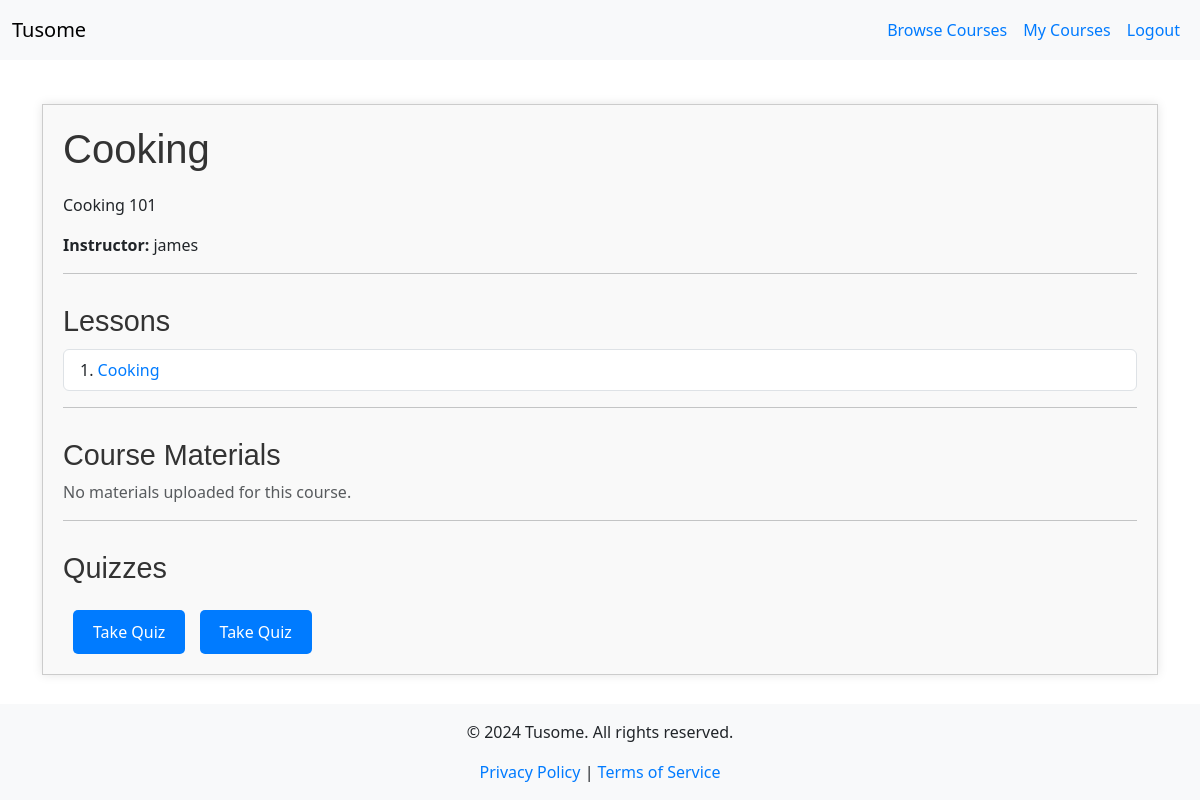
/course/1 (signed in), run on the app's committed database.
### models.py (models this page shows, shortened)
class Course(db.Model):
    id = db.Column(db.Integer, primary_key=True)
    title = db.Column(db.String(200), nullable=False)
    description = db.Column(db.Text, nullable=False)
    is_featured = db.Column(db.Boolean, default=False)
    instructor_id = db.Column(db.Integer, db.ForeignKey('instructor.id'), nullable=False)
    instructor = db.relationship('Instructor', back_populates='courses')
    lessons = db.relationship('Lesson', back_populates='course', lazy=True)
    quizzes = db.relationship('Quiz', back_populates='course', lazy=True)
    materials = db.relationship('CourseMaterial', back_populates='course', lazy=True)
    enrollments = db.relationship('Enrollment', back_populates='course', lazy=True)
    submissions = db.relationship('Submission', back_populates='course', lazy=True)

class User(UserMixin, db.Model):
    id = db.Column(db.Integer, primary_key=True)
    username = db.Column(db.String(150), unique=True, nullable=False)
    password = db.Column(db.String(150), nullable=False)
    role = db.Column(db.Enum(RoleEnum), nullable=False)  # Using Enum for roles
    instructor = db.relationship('Instructor', back_populates='user', uselist=False)
    student = db.relationship('Student', back_populates='user', uselist=False)

class Lesson(db.Model):
    id = db.Column(db.Integer, primary_key=True)
    title = db.Column(db.String(200), nullable=False)
    content = db.Column(db.Text, nullable=False)
    slug = db.Column(db.String(100), unique=True, nullable=False)  # Use this for the URL
    course_id = db.Column(db.Integer, db.ForeignKey('course.id'), nullable=False)
    course = db.relationship('Course', back_populates='lessons')

class Quiz(db.Model):
    id = db.Column(db.Integer, primary_key=True)
    course_id = db.Column(db.Integer, db.ForeignKey('course.id'), nullable=False)
    title = db.Column(db.String(200), nullable=False)
    status = db.Column(db.String(20), nullable=False)
    course = db.relationship('Course', back_populates='quizzes')
    questions = db.relationship('Question', back_populates='quiz', lazy=True)
    quiz_submissions = db.relationship('QuizSubmission', back_populates='quiz', lazy=True)

### app.py (the view, shortened to what this page needs)
@app.route('/course/<int:course_id>')
@login_required
def course_details(course_id):
    course = Course.query.get_or_404(course_id)
    if current_user.role == RoleEnum.STUDENT:
        enrollment = Enrollment.query.filter_by(student_id=current_user.student.id, course_id=course_id).first()
        if not enrollment:
            flash('You are not enrolled in this course.', 'danger')
            return redirect(url_for('browse_courses'))
        lessons = course.lessons
        materials = course.materials
        quizzes = course.quizzes
        return render_template('course_details.html', course=course, lessons=lessons, materials=materials, quizzes=quizzes)
    else:
        flash('Access denied.', 'danger')
        abort(403)

### app.py (called while the page is built)
@app.context_processor
def inject_current_year():
    return {'current_year': datetime.utcnow().year}

@login_manager.user_loader
def load_user(user_id):
    return User.query.get(int(user_id))

@app.context_processor
def inject_roleenum():
    return dict(RoleEnum=RoleEnum)

### templates/course_details.html (shortened to what this page needs)
{% extends "base.html" %}
{% block content %}
<div class="course-container">
    <h2>{{ course.title }}</h2>
    <p>{{ course.description }}</p>
    <p><strong>Instructor:</strong> {{ course.instructor.user.username }}</p>
    <hr>
    <h3>Lessons</h3>
    {% if course.lessons %}
      <ul class="list-group">
        {% for lesson in course.lessons %}
          <li class="list-group-item d-flex justify-content-between align-items-center">
            <span>{{ loop.index }}. <a href="{{ url_for('lesson_detail', slug=lesson.slug) }}">{{ lesson.title }}</a></span>
          </li>
        {% endfor %}
      </ul>
    {% else %}
      <p class="text-muted">No lessons available for this course.</p>
    {% endif %}
    <hr>
    <h3>Course Materials</h3>
    {% if materials %}
      <ul class="list-group">
        {% for material in materials %}
          <li class="list-group-item d-flex justify-content-between align-items-center">
            <span>{{ material.filename }} ({{ material.size }} KB)</span>
            <a href="{{ url_for('download_material', material_id=material.id) }}" class="btn btn-secondary btn-sm">Download</a>
          </li>
        {% endfor %}
      </ul>
    {% else %}
      <p class="text-muted">No materials uploaded for this course.</p>
    {% endif %}
    <hr>
    <h3>Quizzes</h3>
    {% if current_user.is_authenticated and current_user.role == RoleEnum.STUDENT %}
      {% for quiz in quizzes %}
          <a href="{{ url_for('take_quiz', course_id=course.id, quiz_id=quiz.id) }}" class="btn btn-success mt-3">Take Quiz</a>
      {% endfor %}
    {% endif %}
</div>
{% endblock %}

### static/css/style.css (style rules this page uses)
.btn { padding: 10px 20px; border: none; border-radius: 5px; color: white; background-color: #007BFF; text-decoration: none; display: inline-block; transition: background-color 0.3s; }
h1, h2, h3 { color: #333; font-family: 'Arial', sans-serif; }
a { color: #007BFF; text-decoration: none; }
.course-container { max-width: 1500px; margin: 20px auto; padding: 20px; border: 1px solid #ccc; box-shadow: 0 0 10px rgba(0, 0, 0, 0.1); background: #f9f9f9; }
.course-container h2 { font-size: 2.5em; margin-bottom: 20px; }
.course-container h3 { font-size: 1.8em; margin-top: 30px; }
.course-container .list-group { margin-top: 10px; }
.course-container .btn { margin-left: 10px; }
html, body { height: 100%; margin: 0; }
body { display: flex; flex-direction: column; }

### templates/base.html (style rules this page uses)
html, body { height: 100%; margin: 0; }
body { display: flex; flex-direction: column; }

### data on the page
Course: title "Cooking", description "Cooking 101"
User: instructor.user.username "james"
Lesson: title "Cooking"
